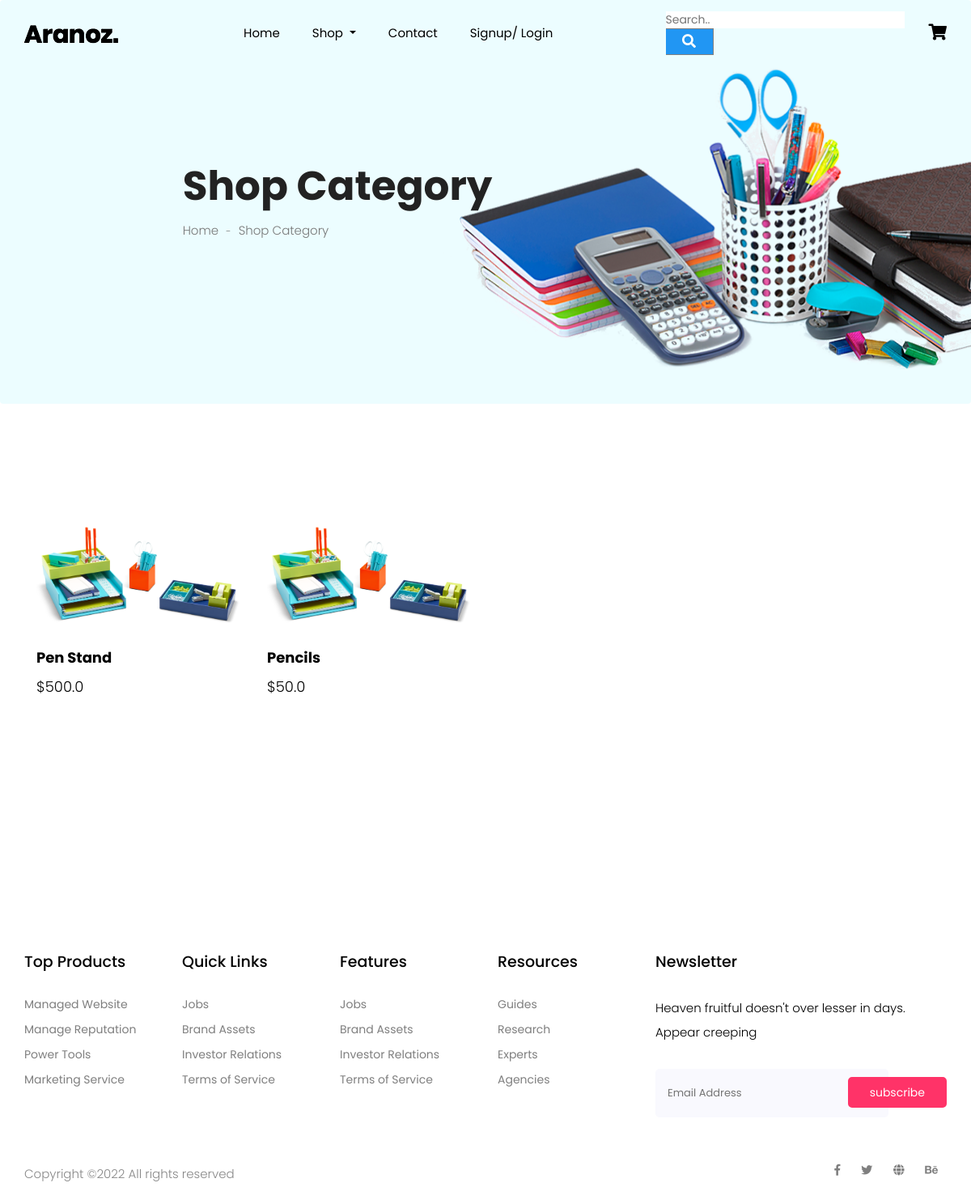
Page /category on the earlier database version.
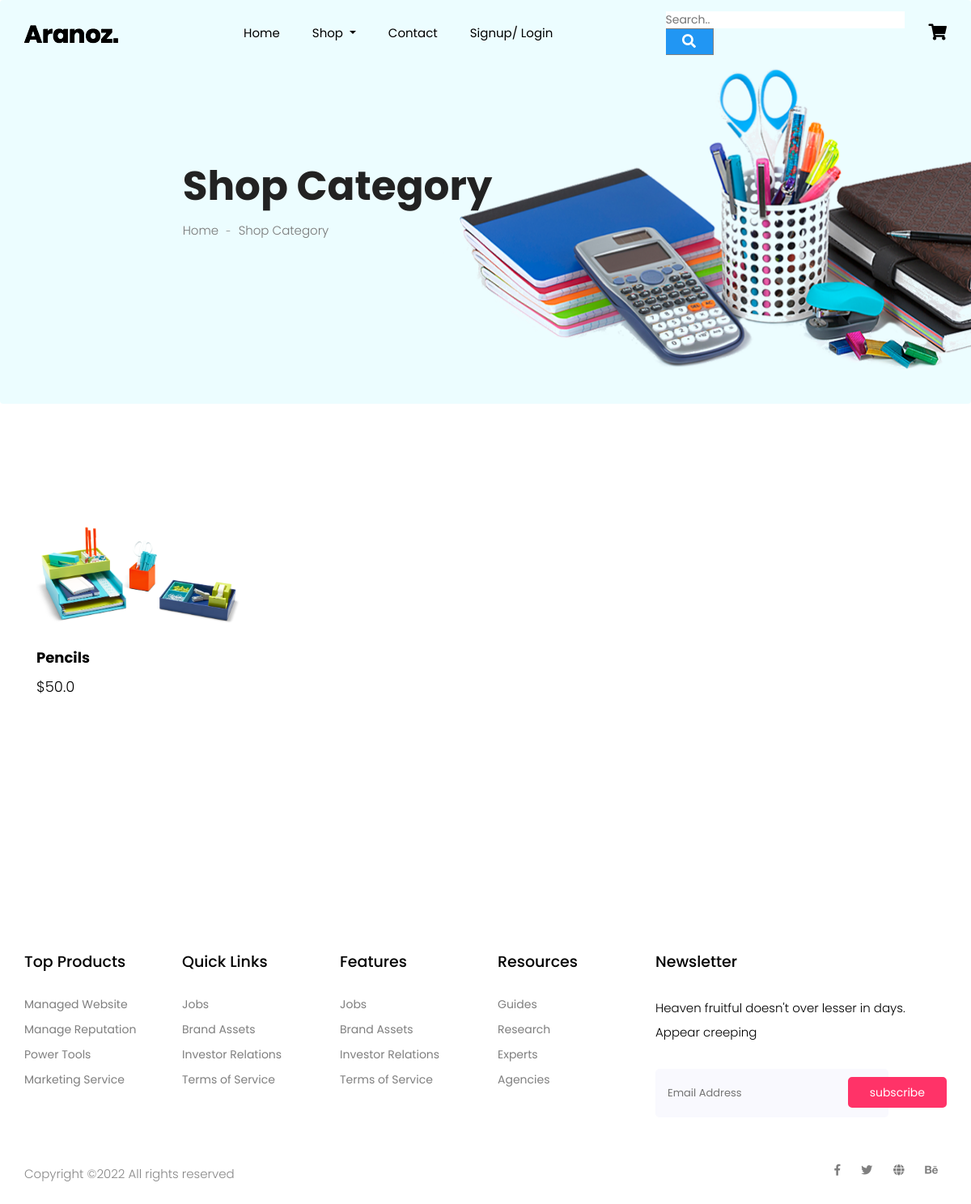
Same page on the later database version.
### Website/models.py (models this page shows)
class Add_Productt(db.Model):
    idd = db.Column(db.Integer, primary_key = True)
    title = db.Column(db.String(200))
    price = db.Column(db.Float(20))
    description = db.Column(db.String(2000))
    quantity = db.Column(db.Integer)

### Website/auth.py (the view)
@auth.route('/category')
def category():
    add_product = Add_Productt.query.all()
    return render_template("category.html", user=current_user, add_product = add_product)

### Website/templates/category.html (shortened to what this page needs)
{% extends "base.html" %}
{% block content %}
    <section class="breadcrumb breadcrumb_bg">
        <div class="container">
            <div class="row justify-content-center">
                <div class="col-lg-8">
                    <div class="breadcrumb_iner">
                        <div class="breadcrumb_iner_item">
                            <h2>Shop Category</h2>
                            <p>Home <span>-</span> Shop Category</p>
                        </div>
                    </div>
                </div>
            </div>
        </div>
    </section>
    <section class="cat_product_area section_padding">
        <div class="container">
                <div class="col-lg-9">
                    <div class="row">
                        <div class="col-lg-12">
                            <div class="product_top_bar d-flex justify-content-between align-items-center">
                            </div>
                        </div>
                    </div>
                    <div class="row align-items-center latest_product_inner" style="padding-left: 10 px;">
                        {% for i in add_product %}
                        <div class="col-lg-4 col-sm-6">
                            <div class="single_product_item">
                                <img src="{{ url_for('static', filename='img/product/product_1.png') }}" alt="">
                                <div class="single_product_text">
                                    <h4>{{i.title}}</h4>
                                    <h3>${{i.price}}</h3>
                                </div>
                            </div>
                        </div>
                        {% endfor %}
                    </div>
                </div>
            </div>
    </section>
    {% endblock %}

Differences in the rows shown:
removed Add_Productt: title "Pen Stand", price "500.0"
